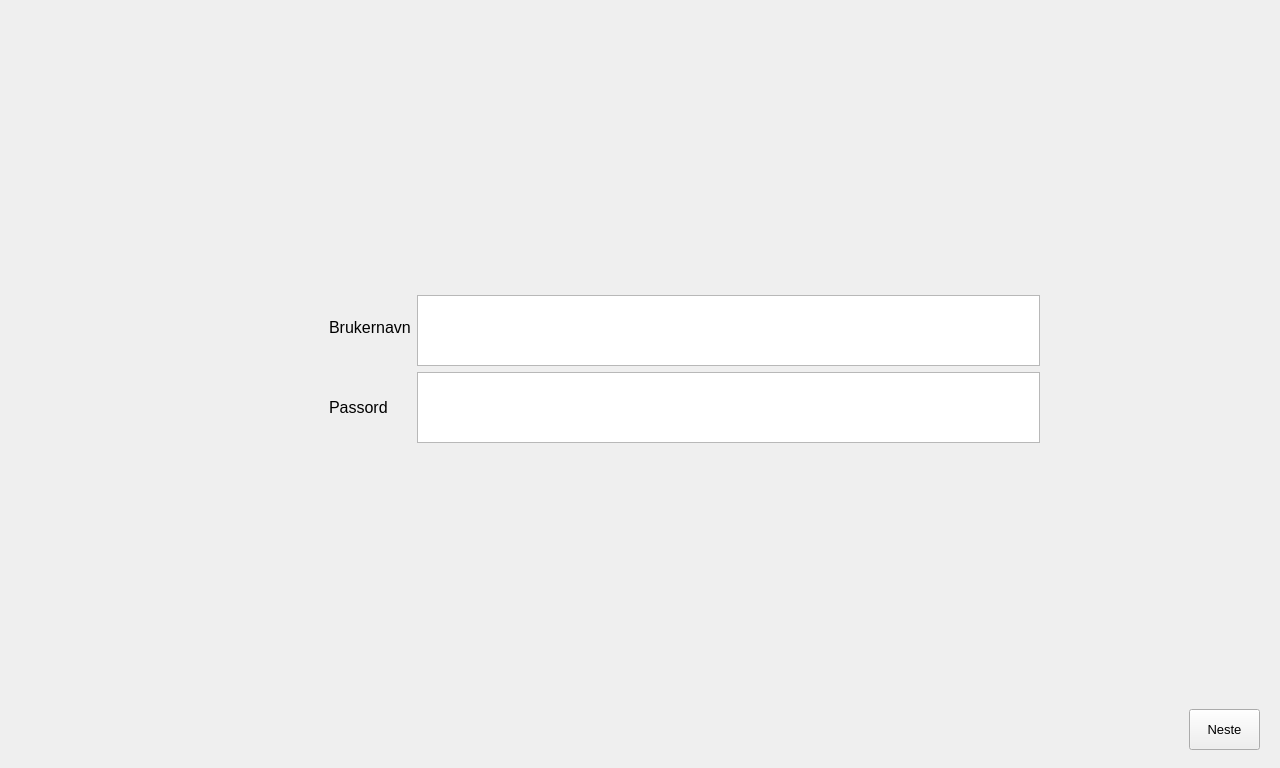
<?xml version="1.0" encoding="UTF-8"?>
<ui version="4.0">
 <class>MainWindow</class>
 <widget class="QMainWindow" name="MainWindow">
  <property name="geometry">
   <rect>
    <x>0</x>
    <y>0</y>
    <width>1280</width>
    <height>768</height>
   </rect>
  </property>
  <property name="windowTitle">
   <string>MainWindow</string>
  </property>
  <widget class="QWidget" name="centralwidget">
   <layout class="QGridLayout" name="gridLayout">
    <item row="0" column="0">
     <widget class="QStackedWidget" name="stackedWidget">
      <property name="currentIndex">
       <number>0</number>
      </property>
      <widget class="QWidget" name="side_hjem">
       <widget class="QPushButton" name="neste_1">
        <property name="geometry">
         <rect>
          <x>1180</x>
          <y>700</y>
          <width>71</width>
          <height>41</height>
         </rect>
        </property>
        <property name="font">
         <font>
          <pointsize>10</pointsize>
         </font>
        </property>
        <property name="text">
         <string>Neste</string>
        </property>
       </widget>
       <widget class="QLabel" name="logo_tronrud">
        <property name="geometry">
         <rect>
          <x>0</x>
          <y>0</y>
          <width>310</width>
          <height>78</height>
         </rect>
        </property>
        <property name="text">
         <string/>
        </property>
       </widget>
       <widget class="QLabel" name="logo_pvr">
        <property name="geometry">
         <rect>
          <x>1080</x>
          <y>0</y>
          <width>178</width>
          <height>100</height>
         </rect>
        </property>
        <property name="text">
         <string/>
        </property>
       </widget>
       <widget class="QWidget" name="layoutWidget">
        <property name="geometry">
         <rect>
          <x>320</x>
          <y>280</y>
          <width>711</width>
          <height>154</height>
         </rect>
        </property>
        <layout class="QGridLayout" name="bruker_pass">
         <item row="2" column="1">
          <widget class="QTextEdit" name="textEdit_2"/>
         </item>
         <item row="2" column="0">
          <widget class="QLabel" name="passord">
           <property name="font">
            <font>
             <pointsize>12</pointsize>
            </font>
           </property>
           <property name="text">
            <string>Passord</string>
           </property>
          </widget>
         </item>
         <item row="0" column="0" rowspan="2">
          <widget class="QLabel" name="brukernavn">
           <property name="font">
            <font>
             <pointsize>12</pointsize>
            </font>
           </property>
           <property name="text">
            <string>Brukernavn</string>
           </property>
          </widget>
         </item>
         <item row="1" column="1">
          <widget class="QTextEdit" name="textEdit"/>
         </item>
        </layout>
       </widget>
      </widget>
      <widget class="QWidget" name="side_send_motta">
       <widget class="QPushButton" name="x_1_main">
        <property name="geometry">
         <rect>
          <x>0</x>
          <y>0</y>
          <width>61</width>
          <height>61</height>
         </rect>
        </property>
        <property name="font">
         <font>
          <pointsize>10</pointsize>
         </font>
        </property>
        <property name="text">
         <string/>
        </property>
       </widget>
       <widget class="QPushButton" name="send">
        <property name="geometry">
         <rect>
          <x>380</x>
          <y>260</y>
          <width>201</width>
          <height>181</height>
         </rect>
        </property>
        <property name="font">
         <font>
          <pointsize>25</pointsize>
         </font>
        </property>
        <property name="text">
         <string>Send</string>
        </property>
       </widget>
       <widget class="QPushButton" name="motta">
        <property name="geometry">
         <rect>
          <x>700</x>
          <y>260</y>
          <width>201</width>
          <height>181</height>
         </rect>
        </property>
        <property name="font">
         <font>
          <pointsize>25</pointsize>
         </font>
        </property>
        <property name="text">
         <string>Motta</string>
        </property>
       </widget>
       <widget class="QLabel" name="logo_tepvr">
        <property name="geometry">
         <rect>
          <x>780</x>
          <y>0</y>
          <width>481</width>
          <height>94</height>
         </rect>
        </property>
        <property name="text">
         <string/>
        </property>
       </widget>
      </widget>
     </widget>
    </item>
   </layout>
  </widget>
 </widget>
 <resources/>
 <connections/>
</ui>
